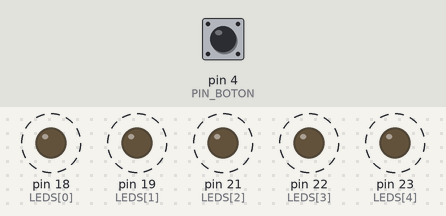
A sketch run on a simulated Arduino Mega 2560, built with avr-gcc and run on an emulated ATmega2560. On the bench: output pins drawn as LEDs (lit = HIGH). Dashed ring = blinking. The inputs (shaded band) are chosen by the test bench; at power-on: pin 4 (PIN_BOTON) LOW. What the sketch prints to the serial monitor is not drawn.

Above: at 1.8 s.
1.9 s: pin 4 (PIN_BOTON) pulled HIGH for 0.6 s
Timing chart, 0 to 10.9 s (numbered marks = the images above; inputs shaded):
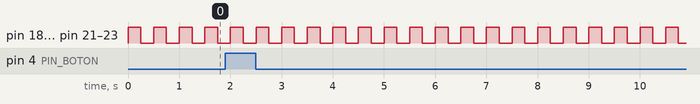

The sketch:

Experimento_C_V1_Delay.ino
```cpp
/*
  Experimento_C_V1_Delay.ino
  Experimento C, version V1: parpadeo con delay(500) y SIN antirrebote.
  Cuenta las pulsaciones detectadas (flanco 0 -> 1) y muestra el contador al aumentar.
  Boton: GPIO 4 con pull-down externa de 10 kohm. LED: GPIO 18..23.
  Monitor serie: 115200 baudios.
*/

const uint8_t LEDS[5] = {18, 19, 21, 22, 23};
const uint8_t PIN_BOTON = 4;

bool botonPrevio = false;
unsigned int contador = 0;

void todosLeds(bool nivel) {
  for (uint8_t i = 0; i < 5; i++) digitalWrite(LEDS[i], nivel);
}

void setup() {
  Serial.begin(115200);
  pinMode(PIN_BOTON, INPUT);
  for (uint8_t i = 0; i < 5; i++) pinMode(LEDS[i], OUTPUT);
}

void loop() {
  bool boton = digitalRead(PIN_BOTON);
  if (boton && !botonPrevio) {        // flanco ascendente, sin antirrebote
    contador++;
    Serial.print("Pulsaciones: ");
    Serial.println(contador);
  }
  botonPrevio = boton;

  todosLeds(HIGH);
  delay(250);                          // funcion bloqueante: el boton no se lee
  todosLeds(LOW);
  delay(250);                          // ciclo completo = 500 ms
}
```

Measured:
- by itself, pin 18 (LEDS[0]), pin 19 (LEDS[1]), pin 21 (LEDS[2]), pin 22 (LEDS[3]), pin 23 (LEDS[4]): alternates HIGH for 0.25 s and LOW for 0.25 s
